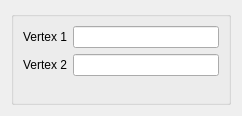
<?xml version="1.0" encoding="UTF-8"?>
<ui version="4.0">
 <class>MergeVerticesDialog</class>
 <widget class="QDialog" name="MergeVerticesDialog">
  <property name="geometry">
   <rect>
    <x>0</x>
    <y>0</y>
    <width>242</width>
    <height>116</height>
   </rect>
  </property>
  <property name="sizePolicy">
   <sizepolicy hsizetype="Preferred" vsizetype="Fixed">
    <horstretch>0</horstretch>
    <verstretch>0</verstretch>
   </sizepolicy>
  </property>
  <property name="windowTitle">
   <string>Dialog</string>
  </property>
  <layout class="QVBoxLayout" name="verticalLayout">
   <item>
    <widget class="QGroupBox" name="groupBox">
     <property name="title">
      <string/>
     </property>
     <layout class="QVBoxLayout" name="verticalLayout_2">
      <item>
       <layout class="QFormLayout" name="formLayout">
        <item row="0" column="0">
         <widget class="QLabel" name="label">
          <property name="text">
           <string>Vertex 1</string>
          </property>
         </widget>
        </item>
        <item row="0" column="1">
         <widget class="QLineEdit" name="v0_le">
          <property name="sizePolicy">
           <sizepolicy hsizetype="Minimum" vsizetype="Fixed">
            <horstretch>0</horstretch>
            <verstretch>0</verstretch>
           </sizepolicy>
          </property>
          <property name="maximumSize">
           <size>
            <width>16777215</width>
            <height>16777215</height>
           </size>
          </property>
          <property name="readOnly">
           <bool>false</bool>
          </property>
         </widget>
        </item>
        <item row="1" column="0">
         <widget class="QLabel" name="label_2">
          <property name="text">
           <string>Vertex 2</string>
          </property>
         </widget>
        </item>
        <item row="1" column="1">
         <widget class="QLineEdit" name="v1_le">
          <property name="sizePolicy">
           <sizepolicy hsizetype="Minimum" vsizetype="Fixed">
            <horstretch>0</horstretch>
            <verstretch>0</verstretch>
           </sizepolicy>
          </property>
          <property name="maximumSize">
           <size>
            <width>16777215</width>
            <height>16777215</height>
           </size>
          </property>
          <property name="readOnly">
           <bool>false</bool>
          </property>
         </widget>
        </item>
       </layout>
      </item>
     </layout>
    </widget>
   </item>
  </layout>
 </widget>
 <resources/>
 <connections/>
</ui>
